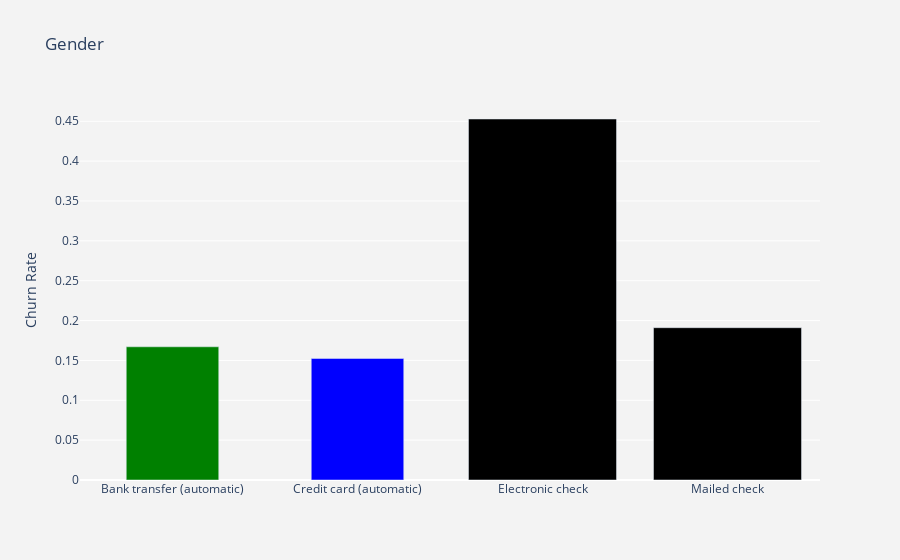

This figure's notebook cell:
### Markdown cell above
## Payment Method
Automating the payment makes the customer more likely to retain in your platform (~30% difference).

### Code cell
df_plot = df_data.groupby('PaymentMethod').Churn.mean().reset_index()
plot_data = [
    go.Bar(
        x=df_plot['PaymentMethod'],
        y=df_plot['Churn'],
        width = [0.5, 0.5],
        marker=dict(
        color=['green', 'blue'])
    )
]
plot_layout = go.Layout(
        xaxis={"type": "category"},
        yaxis={"title": "Churn Rate"},
        title='Gender',
        plot_bgcolor  = 'rgb(243,243,243)',
        paper_bgcolor  = 'rgb(243,243,243)',
    )

fig = go.Figure(data=plot_data, layout=plot_layout)
pyoff.iplot(fig)

### Figure 1 — Plotly figure (JSON) as saved in the notebook; plotly's stock layout.template omitted (floating-point values rounded to 4 significant figures)
{"data": [{"marker": {"color": ["green", "blue"]}, "type": "bar", "width": [0.5, 0.5], "x": ["Bank transfer (automatic)", "Credit card (automatic)", "Electronic check", "Mailed check"], "y": [0.1671, 0.1524, 0.4529, 0.1911]}], "layout": {"autosize": true, "paper_bgcolor": "rgb(243,243,243)", "plot_bgcolor": "rgb(243,243,243)", "title": {"text": "Gender"}, "xaxis": {"autorange": true, "range": [-0.5, 3.5], "type": "category"}, "yaxis": {"autorange": true, "range": [0, 0.4767], "title": {"text": "Churn Rate"}, "type": "linear"}}}
